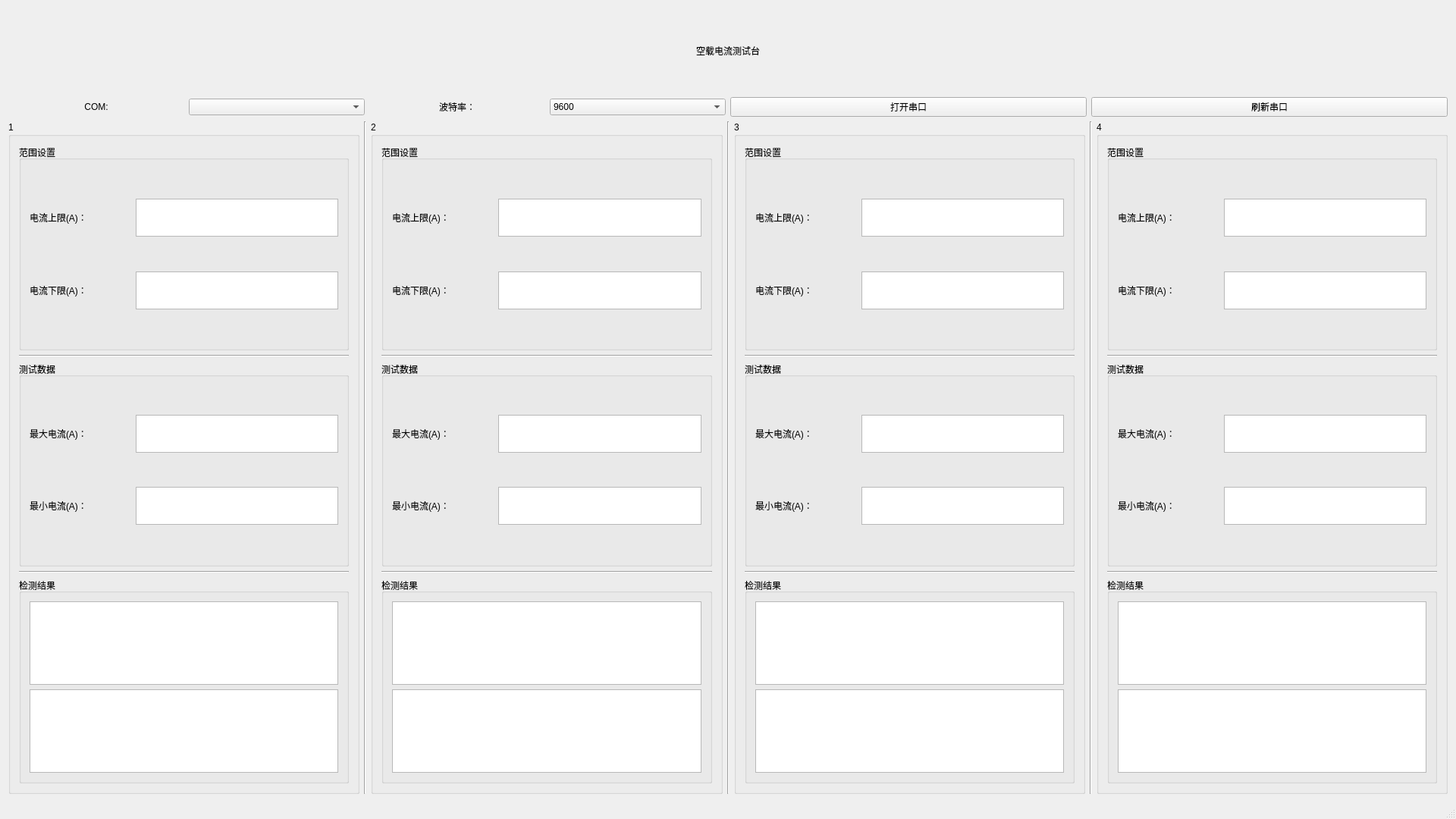
<?xml version="1.0" encoding="UTF-8"?>
<ui version="4.0">
 <class>MainWindow</class>
 <widget class="QMainWindow" name="MainWindow">
  <property name="geometry">
   <rect>
    <x>0</x>
    <y>0</y>
    <width>1920</width>
    <height>1080</height>
   </rect>
  </property>
  <property name="sizePolicy">
   <sizepolicy hsizetype="Preferred" vsizetype="Preferred">
    <horstretch>0</horstretch>
    <verstretch>0</verstretch>
   </sizepolicy>
  </property>
  <property name="baseSize">
   <size>
    <width>0</width>
    <height>0</height>
   </size>
  </property>
  <property name="windowTitle">
   <string>空载电流测试台</string>
  </property>
  <widget class="QWidget" name="centralWidget">
   <layout class="QGridLayout" name="gridLayout" rowstretch="1,1,8,0,0,0">
    <item row="0" column="1" colspan="2">
     <widget class="QLabel" name="label_title">
      <property name="mouseTracking">
       <bool>false</bool>
      </property>
      <property name="text">
       <string>空载电流测试台</string>
      </property>
      <property name="textFormat">
       <enum>Qt::AutoText</enum>
      </property>
      <property name="alignment">
       <set>Qt::AlignCenter</set>
      </property>
     </widget>
    </item>
    <item row="1" column="3">
     <widget class="QPushButton" name="btn_refresh">
      <property name="text">
       <string>刷新串口</string>
      </property>
     </widget>
    </item>
    <item row="1" column="2">
     <widget class="QPushButton" name="btn_open">
      <property name="text">
       <string>打开串口</string>
      </property>
     </widget>
    </item>
    <item row="1" column="0" colspan="2">
     <layout class="QHBoxLayout" name="horizontalLayout_2">
      <item>
       <widget class="QLabel" name="label">
        <property name="text">
         <string>COM:</string>
        </property>
        <property name="alignment">
         <set>Qt::AlignCenter</set>
        </property>
       </widget>
      </item>
      <item>
       <widget class="QComboBox" name="comboBox"/>
      </item>
      <item>
       <widget class="QLabel" name="label_2">
        <property name="text">
         <string>波特率：</string>
        </property>
        <property name="alignment">
         <set>Qt::AlignCenter</set>
        </property>
       </widget>
      </item>
      <item>
       <widget class="QComboBox" name="comboBox_2">
        <item>
         <property name="text">
          <string>9600</string>
         </property>
        </item>
       </widget>
      </item>
     </layout>
    </item>
    <item row="2" column="0" colspan="4">
     <layout class="QHBoxLayout" name="horizontalLayout_3">
      <item>
       <widget class="QGroupBox" name="groupBox">
        <property name="title">
         <string>1</string>
        </property>
        <property name="flat">
         <bool>false</bool>
        </property>
        <layout class="QVBoxLayout" name="verticalLayout_4" stretch="1,0,1,0,1">
         <item>
          <widget class="QGroupBox" name="groupBox_5">
           <property name="title">
            <string>范围设置</string>
           </property>
           <layout class="QGridLayout" name="gridLayout_4" columnstretch="1,2">
            <item row="0" column="0">
             <widget class="QLabel" name="label_3">
              <property name="text">
               <string>电流上限(A)：</string>
              </property>
             </widget>
            </item>
            <item row="1" column="0">
             <widget class="QLabel" name="label_7">
              <property name="text">
               <string>电流下限(A)：</string>
              </property>
             </widget>
            </item>
            <item row="0" column="1">
             <widget class="QTextEdit" name="edit_upperlimit1">
              <property name="maximumSize">
               <size>
                <width>16777215</width>
                <height>50</height>
               </size>
              </property>
             </widget>
            </item>
            <item row="1" column="1">
             <widget class="QTextEdit" name="edit_lowerlimit1">
              <property name="maximumSize">
               <size>
                <width>16777215</width>
                <height>50</height>
               </size>
              </property>
             </widget>
            </item>
           </layout>
          </widget>
         </item>
         <item>
          <widget class="Line" name="line_4">
           <property name="orientation">
            <enum>Qt::Horizontal</enum>
           </property>
          </widget>
         </item>
         <item>
          <widget class="QGroupBox" name="groupBox_6">
           <property name="title">
            <string>测试数据</string>
           </property>
           <layout class="QGridLayout" name="gridLayout_8" columnstretch="1,2">
            <item row="0" column="0">
             <widget class="QLabel" name="label_11">
              <property name="text">
               <string>最大电流(A)：</string>
              </property>
             </widget>
            </item>
            <item row="1" column="0">
             <widget class="QLabel" name="label_12">
              <property name="text">
               <string>最小电流(A)：</string>
              </property>
             </widget>
            </item>
            <item row="0" column="1">
             <widget class="QTextEdit" name="edit_maxcurrent1">
              <property name="maximumSize">
               <size>
                <width>16777215</width>
                <height>50</height>
               </size>
              </property>
              <property name="readOnly">
               <bool>true</bool>
              </property>
             </widget>
            </item>
            <item row="1" column="1">
             <widget class="QTextEdit" name="edit_mincurrent1">
              <property name="maximumSize">
               <size>
                <width>16777215</width>
                <height>50</height>
               </size>
              </property>
              <property name="readOnly">
               <bool>true</bool>
              </property>
             </widget>
            </item>
           </layout>
          </widget>
         </item>
         <item>
          <widget class="Line" name="line_5">
           <property name="orientation">
            <enum>Qt::Horizontal</enum>
           </property>
          </widget>
         </item>
         <item>
          <widget class="QGroupBox" name="groupBox_7">
           <property name="title">
            <string>检测结果</string>
           </property>
           <layout class="QGridLayout" name="gridLayout_12">
            <item row="1" column="0">
             <widget class="QTextEdit" name="edit_result1"/>
            </item>
            <item row="0" column="0">
             <widget class="QTextEdit" name="textEdit_6"/>
            </item>
           </layout>
          </widget>
         </item>
        </layout>
       </widget>
      </item>
      <item>
       <widget class="Line" name="line">
        <property name="orientation">
         <enum>Qt::Vertical</enum>
        </property>
       </widget>
      </item>
      <item>
       <widget class="QGroupBox" name="groupBox_2">
        <property name="title">
         <string>2</string>
        </property>
        <property name="flat">
         <bool>false</bool>
        </property>
        <layout class="QVBoxLayout" name="verticalLayout_5" stretch="1,0,1,0,1">
         <item>
          <widget class="QGroupBox" name="groupBox_8">
           <property name="title">
            <string>范围设置</string>
           </property>
           <layout class="QGridLayout" name="gridLayout_5" columnstretch="1,2">
            <item row="1" column="0">
             <widget class="QLabel" name="label_8">
              <property name="text">
               <string>电流下限(A)：</string>
              </property>
             </widget>
            </item>
            <item row="0" column="0">
             <widget class="QLabel" name="label_4">
              <property name="text">
               <string>电流上限(A)：</string>
              </property>
             </widget>
            </item>
            <item row="0" column="1">
             <widget class="QTextEdit" name="edit_upperlimit2">
              <property name="maximumSize">
               <size>
                <width>16777215</width>
                <height>50</height>
               </size>
              </property>
             </widget>
            </item>
            <item row="1" column="1">
             <widget class="QTextEdit" name="edit_lowerlimit2">
              <property name="maximumSize">
               <size>
                <width>16777215</width>
                <height>50</height>
               </size>
              </property>
             </widget>
            </item>
           </layout>
          </widget>
         </item>
         <item>
          <widget class="Line" name="line_6">
           <property name="orientation">
            <enum>Qt::Horizontal</enum>
           </property>
          </widget>
         </item>
         <item>
          <widget class="QGroupBox" name="groupBox_9">
           <property name="title">
            <string>测试数据</string>
           </property>
           <layout class="QGridLayout" name="gridLayout_9" columnstretch="1,2">
            <item row="1" column="0">
             <widget class="QLabel" name="label_14">
              <property name="text">
               <string>最小电流(A)：</string>
              </property>
             </widget>
            </item>
            <item row="0" column="0">
             <widget class="QLabel" name="label_13">
              <property name="text">
               <string>最大电流(A)：</string>
              </property>
             </widget>
            </item>
            <item row="0" column="1">
             <widget class="QTextEdit" name="edit_maxcurrent2">
              <property name="maximumSize">
               <size>
                <width>16777215</width>
                <height>50</height>
               </size>
              </property>
              <property name="readOnly">
               <bool>true</bool>
              </property>
             </widget>
            </item>
            <item row="1" column="1">
             <widget class="QTextEdit" name="edit_mincurrent2">
              <property name="maximumSize">
               <size>
                <width>16777215</width>
                <height>50</height>
               </size>
              </property>
              <property name="readOnly">
               <bool>true</bool>
              </property>
             </widget>
            </item>
           </layout>
          </widget>
         </item>
         <item>
          <widget class="Line" name="line_7">
           <property name="orientation">
            <enum>Qt::Horizontal</enum>
           </property>
          </widget>
         </item>
         <item>
          <widget class="QGroupBox" name="groupBox_10">
           <property name="title">
            <string>检测结果</string>
           </property>
           <layout class="QVBoxLayout" name="verticalLayout_8">
            <item>
             <widget class="QTextEdit" name="textEdit_20"/>
            </item>
            <item>
             <widget class="QTextEdit" name="edit_result2"/>
            </item>
           </layout>
          </widget>
         </item>
        </layout>
       </widget>
      </item>
      <item>
       <widget class="Line" name="line_2">
        <property name="orientation">
         <enum>Qt::Vertical</enum>
        </property>
       </widget>
      </item>
      <item>
       <widget class="QGroupBox" name="groupBox_3">
        <property name="enabled">
         <bool>true</bool>
        </property>
        <property name="title">
         <string>3</string>
        </property>
        <layout class="QVBoxLayout" name="verticalLayout_6" stretch="1,0,1,0,1">
         <item>
          <widget class="QGroupBox" name="groupBox_11">
           <property name="title">
            <string>范围设置</string>
           </property>
           <layout class="QGridLayout" name="gridLayout_6" columnstretch="1,2">
            <item row="1" column="0">
             <widget class="QLabel" name="label_9">
              <property name="text">
               <string>电流下限(A)：</string>
              </property>
             </widget>
            </item>
            <item row="0" column="0">
             <widget class="QLabel" name="label_5">
              <property name="text">
               <string>电流上限(A)：</string>
              </property>
             </widget>
            </item>
            <item row="0" column="1">
             <widget class="QTextEdit" name="edit_upperlimit3">
              <property name="maximumSize">
               <size>
                <width>16777215</width>
                <height>50</height>
               </size>
              </property>
             </widget>
            </item>
            <item row="1" column="1">
             <widget class="QTextEdit" name="edit_lowerlimit3">
              <property name="maximumSize">
               <size>
                <width>16777215</width>
                <height>50</height>
               </size>
              </property>
             </widget>
            </item>
           </layout>
          </widget>
         </item>
         <item>
          <widget class="Line" name="line_8">
           <property name="orientation">
            <enum>Qt::Horizontal</enum>
           </property>
          </widget>
         </item>
         <item>
          <widget class="QGroupBox" name="groupBox_12">
           <property name="title">
            <string>测试数据</string>
           </property>
           <layout class="QGridLayout" name="gridLayout_10" columnstretch="1,2">
            <item row="1" column="0">
             <widget class="QLabel" name="label_16">
              <property name="text">
               <string>最小电流(A)：</string>
              </property>
             </widget>
            </item>
            <item row="0" column="0">
             <widget class="QLabel" name="label_15">
              <property name="text">
               <string>最大电流(A)：</string>
              </property>
             </widget>
            </item>
            <item row="0" column="1">
             <widget class="QTextEdit" name="edit_maxcurrent3">
              <property name="maximumSize">
               <size>
                <width>16777215</width>
                <height>50</height>
               </size>
              </property>
              <property name="readOnly">
               <bool>true</bool>
              </property>
             </widget>
            </item>
            <item row="1" column="1">
             <widget class="QTextEdit" name="edit_mincurrent3">
              <property name="maximumSize">
               <size>
                <width>16777215</width>
                <height>50</height>
               </size>
              </property>
              <property name="readOnly">
               <bool>true</bool>
              </property>
             </widget>
            </item>
           </layout>
          </widget>
         </item>
         <item>
          <widget class="Line" name="line_9">
           <property name="orientation">
            <enum>Qt::Horizontal</enum>
           </property>
          </widget>
         </item>
         <item>
          <widget class="QGroupBox" name="groupBox_13">
           <property name="title">
            <string>检测结果</string>
           </property>
           <layout class="QVBoxLayout" name="verticalLayout_9">
            <item>
             <widget class="QTextEdit" name="textEdit_22"/>
            </item>
            <item>
             <widget class="QTextEdit" name="edit_result3"/>
            </item>
           </layout>
          </widget>
         </item>
        </layout>
       </widget>
      </item>
      <item>
       <widget class="Line" name="line_3">
        <property name="orientation">
         <enum>Qt::Vertical</enum>
        </property>
       </widget>
      </item>
      <item>
       <widget class="QGroupBox" name="groupBox_4">
        <property name="title">
         <string>4</string>
        </property>
        <layout class="QVBoxLayout" name="verticalLayout_7" stretch="1,0,1,0,1">
         <item>
          <widget class="QGroupBox" name="groupBox_14">
           <property name="title">
            <string>范围设置</string>
           </property>
           <layout class="QGridLayout" name="gridLayout_7" columnstretch="1,2">
            <item row="0" column="0">
             <widget class="QLabel" name="label_6">
              <property name="text">
               <string>电流上限(A)：</string>
              </property>
             </widget>
            </item>
            <item row="1" column="0">
             <widget class="QLabel" name="label_10">
              <property name="text">
               <string>电流下限(A)：</string>
              </property>
             </widget>
            </item>
            <item row="0" column="1">
             <widget class="QTextEdit" name="edit_upperlimit4">
              <property name="maximumSize">
               <size>
                <width>16777215</width>
                <height>50</height>
               </size>
              </property>
             </widget>
            </item>
            <item row="1" column="1">
             <widget class="QTextEdit" name="edit_lowerlimit4">
              <property name="maximumSize">
               <size>
                <width>16777215</width>
                <height>50</height>
               </size>
              </property>
             </widget>
            </item>
           </layout>
          </widget>
         </item>
         <item>
          <widget class="Line" name="line_10">
           <property name="orientation">
            <enum>Qt::Horizontal</enum>
           </property>
          </widget>
         </item>
         <item>
          <widget class="QGroupBox" name="groupBox_15">
           <property name="title">
            <string>测试数据</string>
           </property>
           <layout class="QGridLayout" name="gridLayout_11" columnstretch="1,2">
            <item row="0" column="0">
             <widget class="QLabel" name="label_17">
              <property name="text">
               <string>最大电流(A)：</string>
              </property>
             </widget>
            </item>
            <item row="1" column="0">
             <widget class="QLabel" name="label_18">
              <property name="text">
               <string>最小电流(A)：</string>
              </property>
             </widget>
            </item>
            <item row="0" column="1">
             <widget class="QTextEdit" name="edit_maxcurrent4">
              <property name="maximumSize">
               <size>
                <width>16777215</width>
                <height>50</height>
               </size>
              </property>
              <property name="readOnly">
               <bool>true</bool>
              </property>
             </widget>
            </item>
            <item row="1" column="1">
             <widget class="QTextEdit" name="edit_mincurrent4">
              <property name="maximumSize">
               <size>
                <width>16777215</width>
                <height>50</height>
               </size>
              </property>
              <property name="readOnly">
               <bool>true</bool>
              </property>
             </widget>
            </item>
           </layout>
          </widget>
         </item>
         <item>
          <widget class="Line" name="line_11">
           <property name="orientation">
            <enum>Qt::Horizontal</enum>
           </property>
          </widget>
         </item>
         <item>
          <widget class="QGroupBox" name="groupBox_16">
           <property name="title">
            <string>检测结果</string>
           </property>
           <layout class="QVBoxLayout" name="verticalLayout_10">
            <item>
             <widget class="QTextEdit" name="textEdit_24"/>
            </item>
            <item>
             <widget class="QTextEdit" name="edit_result4"/>
            </item>
           </layout>
          </widget>
         </item>
        </layout>
       </widget>
      </item>
     </layout>
    </item>
   </layout>
  </widget>
  <widget class="QMenuBar" name="menuBar">
   <property name="geometry">
    <rect>
     <x>0</x>
     <y>0</y>
     <width>1920</width>
     <height>21</height>
    </rect>
   </property>
  </widget>
  <widget class="QStatusBar" name="statusBar"/>
 </widget>
 <layoutdefault spacing="6" margin="11"/>
 <tabstops>
  <tabstop>comboBox</tabstop>
  <tabstop>comboBox_2</tabstop>
  <tabstop>btn_open</tabstop>
  <tabstop>btn_refresh</tabstop>
  <tabstop>edit_upperlimit1</tabstop>
  <tabstop>edit_lowerlimit1</tabstop>
  <tabstop>edit_upperlimit2</tabstop>
  <tabstop>edit_lowerlimit2</tabstop>
  <tabstop>edit_upperlimit3</tabstop>
  <tabstop>edit_lowerlimit3</tabstop>
  <tabstop>edit_upperlimit4</tabstop>
  <tabstop>edit_lowerlimit4</tabstop>
  <tabstop>edit_maxcurrent1</tabstop>
  <tabstop>edit_mincurrent1</tabstop>
  <tabstop>edit_maxcurrent2</tabstop>
  <tabstop>edit_mincurrent2</tabstop>
  <tabstop>edit_maxcurrent3</tabstop>
  <tabstop>edit_mincurrent3</tabstop>
  <tabstop>edit_maxcurrent4</tabstop>
  <tabstop>edit_mincurrent4</tabstop>
  <tabstop>textEdit_6</tabstop>
  <tabstop>textEdit_20</tabstop>
  <tabstop>textEdit_22</tabstop>
  <tabstop>textEdit_24</tabstop>
  <tabstop>edit_result1</tabstop>
  <tabstop>edit_result2</tabstop>
  <tabstop>edit_result3</tabstop>
  <tabstop>edit_result4</tabstop>
 </tabstops>
 <resources/>
 <connections/>
</ui>
